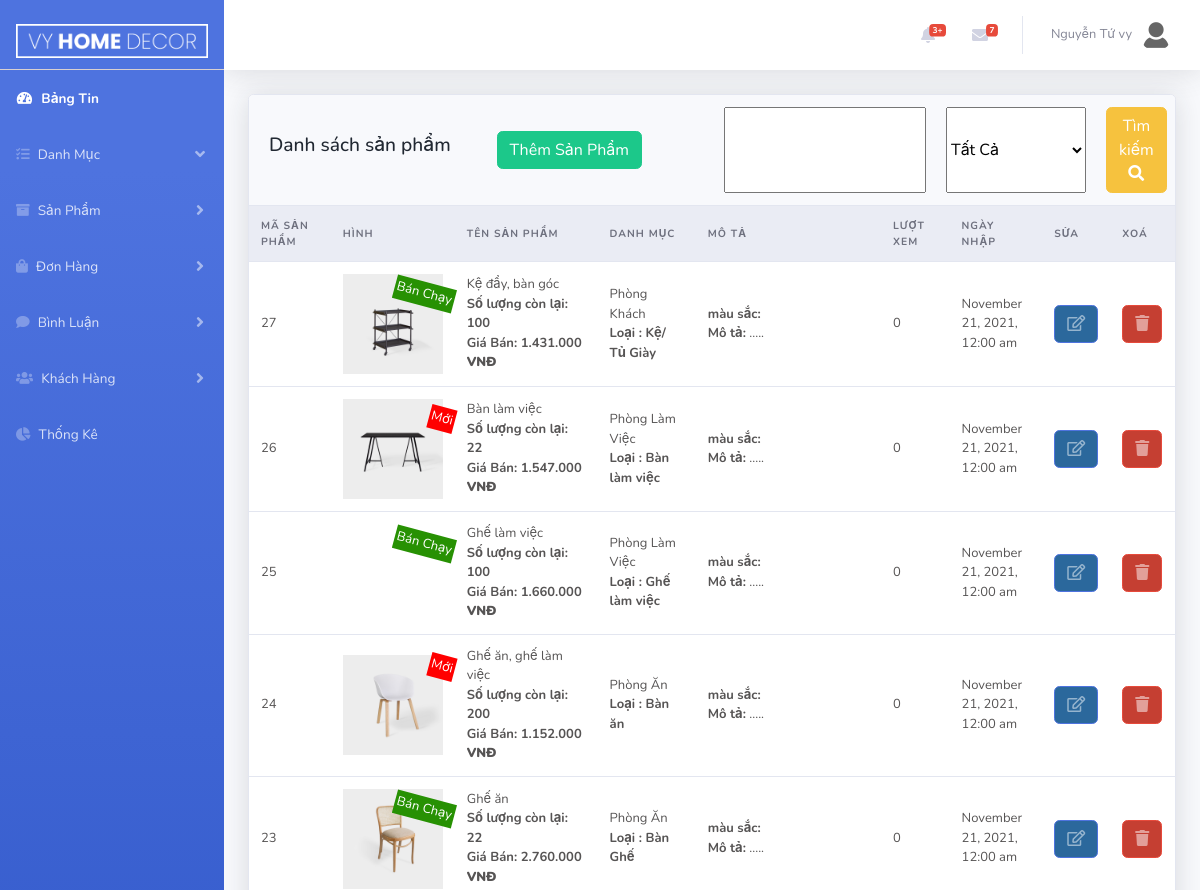
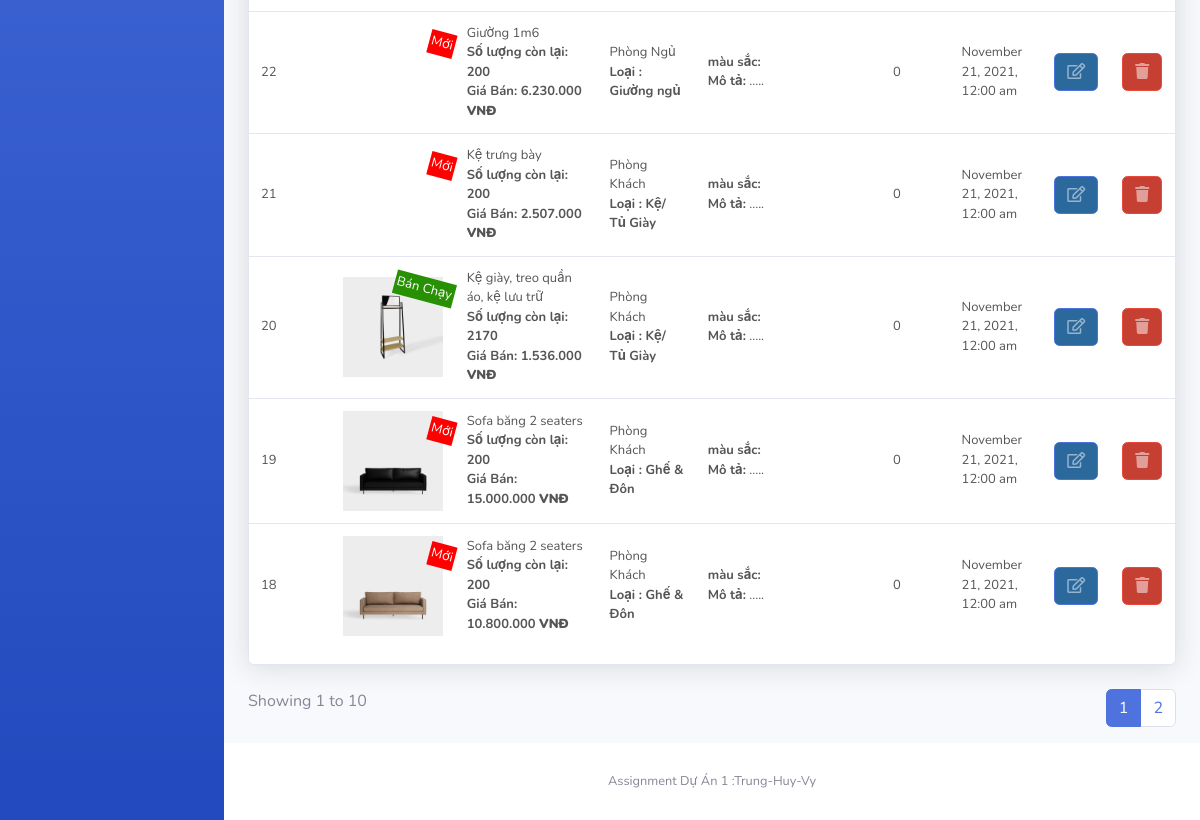
Page /Admin/index.php?act=product&list (signed in) on the earlier database version (2 pictures, top to bottom).
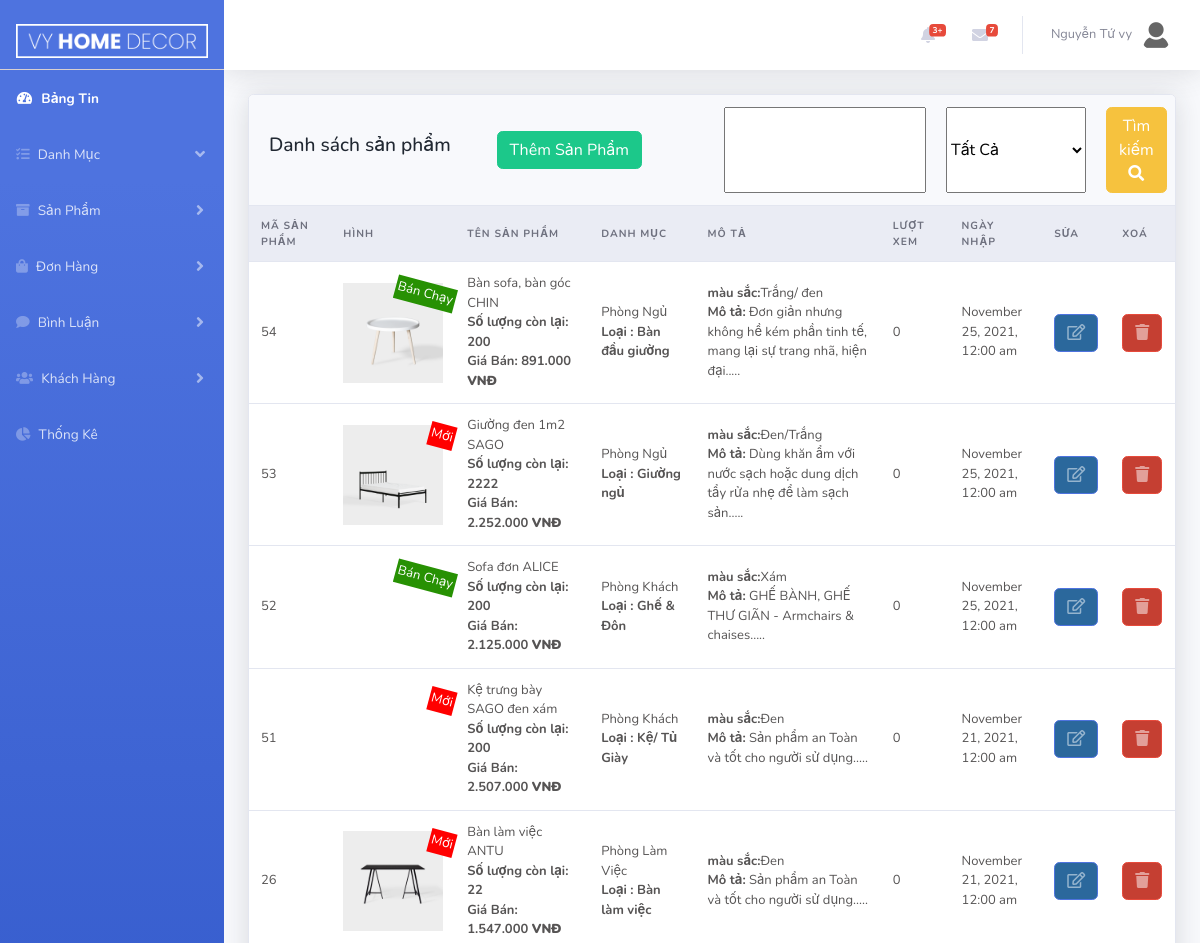
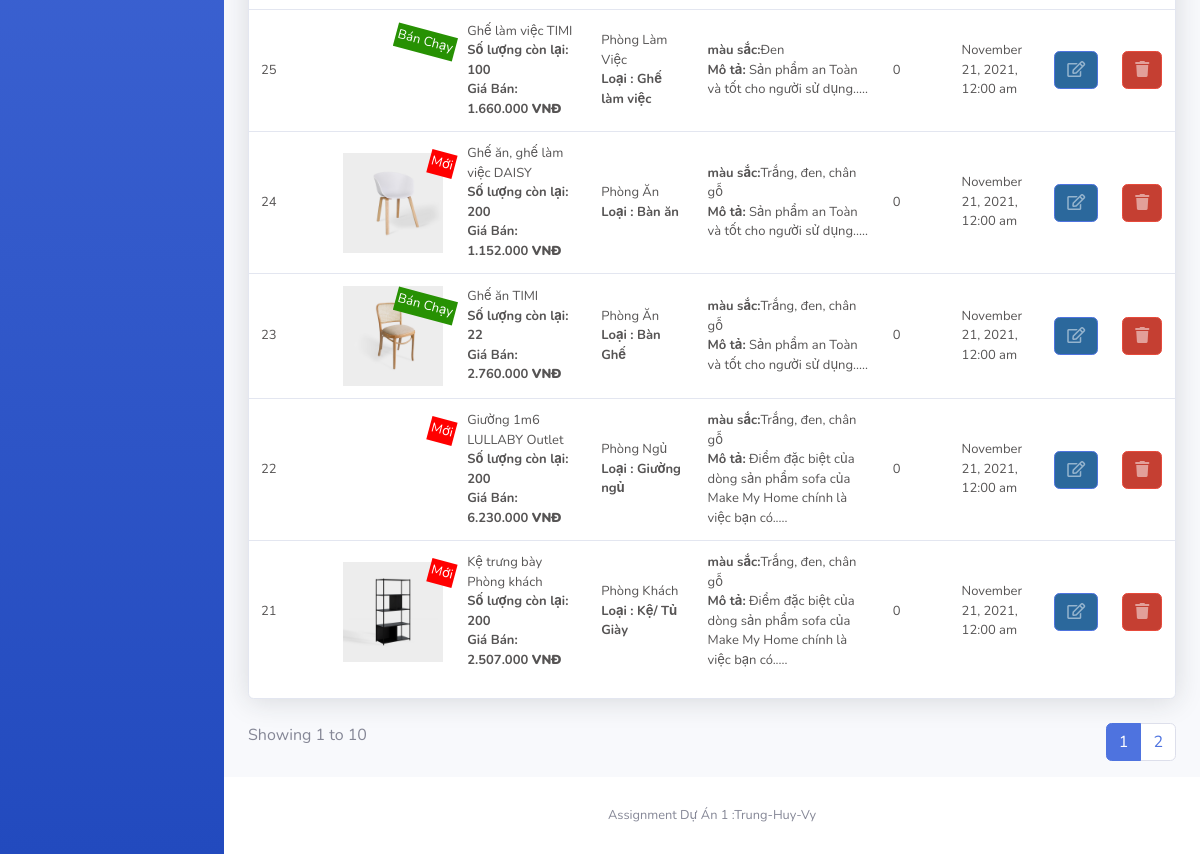
Same page on the later database version (2 pictures, top to bottom).
### tables this page shows
CREATE TABLE `tbl_product` (
  `prodId` int(10) NOT NULL,
  `prodName` varchar(255) NOT NULL,
  `prodDesc` text NOT NULL,
  `quantity` int(10) NOT NULL,
  `price` float NOT NULL,
  `image` text NOT NULL,
  `imageSmall` text NOT NULL,
  `dateInput` date NOT NULL,
  `view` int(10) NOT NULL,
  `type` int(10) NOT NULL,
  `cateChildId` int(10) NOT NULL,
  `cateId` int(10) NOT NULL,
  `discount` float DEFAULT NULL
);

CREATE TABLE `tbl_category` (
  `cateId` int(10) NOT NULL,
  `cateName` varchar(50) NOT NULL
);

CREATE TABLE `tbl_category_child` (
  `cateChildId` int(10) NOT NULL,
  `cateChildName` varchar(50) NOT NULL,
  `cateId` int(10) NOT NULL
);

### model/pdo.php (called while the page is built, shortened)
<?php
function pdo_get_connection()
{   $servername="localhost";
    $username='root';
    $password='';
    try{
        $dburl="mysql:host=$servername;dbname=vyhomedecor; charset=utf8";
        $conn = new PDO($dburl,$username,$password);
        $conn->setAttribute(PDO::ATTR_ERRMODE,PDO::ERRMODE_EXCEPTION);
        return $conn;
        }
        catch(PDOException $e){
            return "lỗi kết nối :". $e->getMessage();
        }
}
function pdo_query($sql){
    $sql_args = array_slice(func_get_args(),1);
    try{
        $conn =pdo_get_connection();
        $stmt =$conn->prepare($sql);
        $stmt -> execute($sql_args);
        $row =$stmt->fetchAll();
        return $row;
    }catch(PDOException $e){
        throw $e;
    }
    finally{
        unset($conn);
    }
}
?>

### model/product_model.php (called while the page is built, shortened)
<?php
    function load_product_condition($start=0,$limit=10,$type=0,$cateId=0,$cateChildId=0,$key=""){
        $sql = "SELECT * FROM tbl_product where 1 ";
        $sql .= " order by prodId desc limit $start,$limit";
        $listproduct = pdo_query($sql);
        return $listproduct;
    }
    function list_Product() {
        $sql="SELECT * FROM tbl_product ORDER BY prodId DESC";
        $res = pdo_query($sql);
        return $res;
    }

### model/category.php (called while the page is built, shortened)
<?php
    include_once 'pdo.php';
    function loadAll_category() {
        $sql="SELECT * FROM tbl_category order by cateName DESC";
        $listcategory=pdo_query($sql);
        return $listcategory;
    }
    function loadAll_categorychild($cateId){
        $sql = "SELECT * FROM tbl_category_child where cateId = $cateId";
        $listcategory_child = pdo_query($sql);
        return $listcategory_child;
    }
?>

### lib/format.php (called while the page is built, shortened)
<?php
 function formatDate($date){
    return date('F j, Y, g:i a', strtotime($date));
 }
 function textShorten($text, $limit = 400){
    $text = $text. " ";
    $text = substr($text, 0, $limit);
    $text = substr($text, 0, strrpos($text, ' '));
    $text = $text.".....";
    return $text;
 }
?>

### Admin/product/list.php (the view, shortened to what the changed rows need)
<div class="row">
    <div class="col-xl-12">
        <div class="card">
            <div class="table-responsive">
                <form action="" method="post">
                    <table class="table align-items-center table-flush">
                        <thead class="thead-light">
                            <tr>
                                <th>Mã Sản Phẩm</th>
                                <th width="10%">Hình</th>
                                <th>Tên Sản Phẩm</th>
                                <th>Danh Mục</th>
                                <th width="20%">Mô tả</th>
                                <th>Lượt xem</th>
                                <th width="10%">Ngày nhập</th>
                                <th width="7%">sửa</th>
                                <th width="7%">Xoá</th>
                            </tr>
                        </thead>
                        <tbody>
                            <?php
                            foreach ($listProduct as $value) {
                                extract($value);
                            ?>
                                <tr>
                                    <td><?= $prodId ?></td>
                                    <td class="sup_parent"><img width="100" src="<?= BASE_URL ?>uploads/<?= $image ?>" alt="">
                                        <?php if ($type == 0) {
                                            echo ' <span class=" sup_new sup_title rotate-15">Mới</span>';
                                        } else if ($type == 1) {
                                            echo ' <span class=" sup_nomal sup_title rotate-15">Thường</span>';
                                        } else {
                                            echo ' <span class="sup_bestsale  sup_title rotate-15">Bán Chạy</span>';
                                        } ?>
                                    </td>
                                    <td class="text-left"><?= $prodName ?>
                                        <br>
                                        <b>Số lượng còn lại: <?= $quantity ?></b>
                                        <br>
                                        <b>Giá Bán: <?= number_format($price, 0, ',', '.') ?> <b>VNĐ</b>
                                    </td>
                                    <td class="text-left">
                                        <?php
                                        $listCategory = loadAll_category();
                                        foreach ($listCategory as $valueCate) {
                                            if ($cateId == $valueCate['cateId']) {
                                                echo $valueCate['cateName'];
                                            }
                                        }
                                        ?>
                                        <br>
                                        <b>Loại :
                                            <?php
                                            $listChildCate = loadAll_categorychild($cateId);
                                            foreach ($listChildCate as $valueChild) {
                                                if ($cateChildId == $valueChild['cateChildId']) {
                                                    echo $valueChild['cateChildName'];
                                                }
                                            }
                                            ?>
                                        </b>
                                    </td>
                                    <td><?php
                                    $des=json_decode($prodDesc,true)?>
                                  <b>  màu sắc:</b><?=$des['color']?><br>
                                  <b>  Mô tả:</b> <?= textShorten($des['des'],  100) ?></td>
                                    <td><?= $view ?></td>
                                    <td><?=
                                        formatDate($dateInput);
                                        ?></td>
                                    <td><a href="index.php?act=product&edit=<?= $prodId ?>" class="btn btn-primary btn-icon-split"> <span class="icon text-white-50"><i class="far fa-edit"></i></span>
                                        </a>
                                    </td>
                                    <td> <a href="index.php?act=product&delete=<?= $prodId ?>" onclick="return confirm('Are you sure?')" class="btn btn-danger btn-icon-split "><span class="icon text-white-50"><i class="fas fa-trash"></i></span>
                                        </a></td>
                                </tr>
                            <?php
                            }
                            ?>
                        </tbody>
                    </table>
                </form>
            </div>
        </div>
    </div>
</div>
<br>
<?php
if(isset($countProduct)){ ?>
<div class="row">
    <div class="col-sm-12 col-xl-4">
        <div class="dataTables_paginate paging_simple_numbers" id="dataTable_paginate">
            <ul class="pagination jc-end">
              <?php
                $pagecount =ceil($countProduct/$limit);
              for($i=1;$i<=$pagecount ;$i++){ ?>
                <li class="paginate_button page-item <?php echo $page==$i?"active":""; ?>"><a href="index.php?act=product&list&page=<?=$i ?>" aria-controls="dataTable" data-dt-idx="1" tabindex="0" class="page-link"><?=$i ?></a></li>
              <?php } ?>
            </ul>
        </div>
    </div>
</div>
<?php }?>

Differences in the rows shown:
removed tbl_product: prodId "27", image (picture), type "Bán Chạy", prodName "Kệ đẩy, bàn góc", quantity "100", price "1.431.000", des ".....", view "0", dateInput "November 21, 2021, 12:00 am", tbl_category (cateName "Phòng Khách"), tbl_category_child (cateChildName "Kệ/ Tủ Giày")
no longer on this page (row edited): tbl_product: prodId "20", image (picture), type "Bán Chạy", prodName "Kệ giày, treo quần áo, kệ lưu trữ", quantity "2170", price "1.536.000", des ".....", view "0", dateInput "November 21, 2021, 12:00 am", tbl_category (cateName "Phòng Khách"), tbl_category_child (cateChildName "Kệ/ Tủ Giày")
no longer on this page (row edited): tbl_product: prodId "19", image (picture), type "Mới", prodName "Sofa băng 2 seaters", quantity "200", price "15.000.000", des ".....", view "0", dateInput "November 21, 2021, 12:00 am", tbl_category (cateName "Phòng Khách"), tbl_category_child (cateChildName "Ghế & Đôn")
no longer on this page (row edited): tbl_product: prodId "18", image (picture), type "Mới", prodName "Sofa băng 2 seaters", quantity "200", price "10.800.000", des ".....", view "0", dateInput "November 21, 2021, 12:00 am", tbl_category (cateName "Phòng Khách"), tbl_category_child (cateChildName "Ghế & Đôn")
added tbl_product: prodId "54", image (picture), type "Bán Chạy", prodName "Bàn sofa, bàn góc CHIN", quantity "200", price "891.000", prodDesc "Trắng/ đen", prodDesc "Đơn giản nhưng không hề kém phần tinh tế, mang lại sự trang nhã, hiện đại.....", view "0", dateInput "November 25, 2021, 12:00 am", tbl_category (cateName "Phòng Ngủ")
now on this page (row unchanged): tbl_category_child: cateChildName "Bàn đầu giường", shown under "54"
added tbl_product: prodId "53", image (picture), type "Mới", prodName "Giường đen 1m2 SAGO", quantity "2222", price "2.252.000", prodDesc "Đen/Trắng", prodDesc "Dùng khăn ẩm với nước sạch hoặc dung dịch tẩy rửa nhẹ để làm sạch sản.....", view "0", dateInput "November 25, 2021, 12:00 am", tbl_category (cateName "Phòng Ngủ"), tbl_category_child (cateChildName "Giường ngủ")
added tbl_product: prodId "52", type "Bán Chạy", prodName "Sofa đơn ALICE", quantity "200", price "2.125.000", prodDesc "Xám", prodDesc "GHẾ BÀNH, GHẾ THƯ GIÃN - Armchairs & chaises.....", view "0", dateInput "November 25, 2021, 12:00 am", tbl_category (cateName "Phòng Khách"), tbl_category_child (cateChildName "Ghế & Đôn")
added tbl_product: prodId "51", type "Mới", prodName "Kệ trưng bày SAGO đen xám", quantity "200", price "2.507.000", prodDesc "Đen", prodDesc "Sản phẩm an Toàn và tốt cho người sử dụng.....", view "0", dateInput "November 21, 2021, 12:00 am", tbl_category (cateName "Phòng Khách"), tbl_category_child (cateChildName "Kệ/ Tủ Giày")
changed tbl_product id 26: prodName "Bàn làm việc" → "Bàn làm việc ANTU"; prodDesc (not shown) → "Đen"; prodDesc "....." → "Sản phẩm an Toàn và tốt cho người sử dụng....."
changed tbl_product id 25: prodName "Ghế làm việc" → "Ghế làm việc TIMI"; prodDesc (not shown) → "Đen"; prodDesc "....." → "Sản phẩm an Toàn và tốt cho người sử dụng....."
changed tbl_product id 24: prodName "Ghế ăn, ghế làm việc" → "Ghế ăn, ghế làm việc DAISY"; prodDesc (not shown) → "Trắng, đen, chân gỗ"; prodDesc "....." → "Sản phẩm an Toàn và tốt cho người sử dụng....."
changed tbl_product id 23: prodName "Ghế ăn" → "Ghế ăn TIMI"; prodDesc (not shown) → "Trắng, đen, chân gỗ"; prodDesc "....." → "Sản phẩm an Toàn và tốt cho người sử dụng....."
changed tbl_product id 22: prodName "Giường 1m6" → "Giường 1m6 LULLABY Outlet"; prodDesc (not shown) → "Trắng, đen, chân gỗ"; prodDesc "....." → "Điểm đặc biệt của dòng sản phẩm sofa của Make My Home chính là việc bạn có....."
changed tbl_product id 21: image: picture added; prodName "Kệ trưng bày" → "Kệ trưng bày Phòng khách"; prodDesc (not shown) → "Trắng, đen, chân gỗ"; prodDesc "....." → "Điểm đặc biệt của dòng sản phẩm sofa của Make My Home chính là việc bạn có....."
